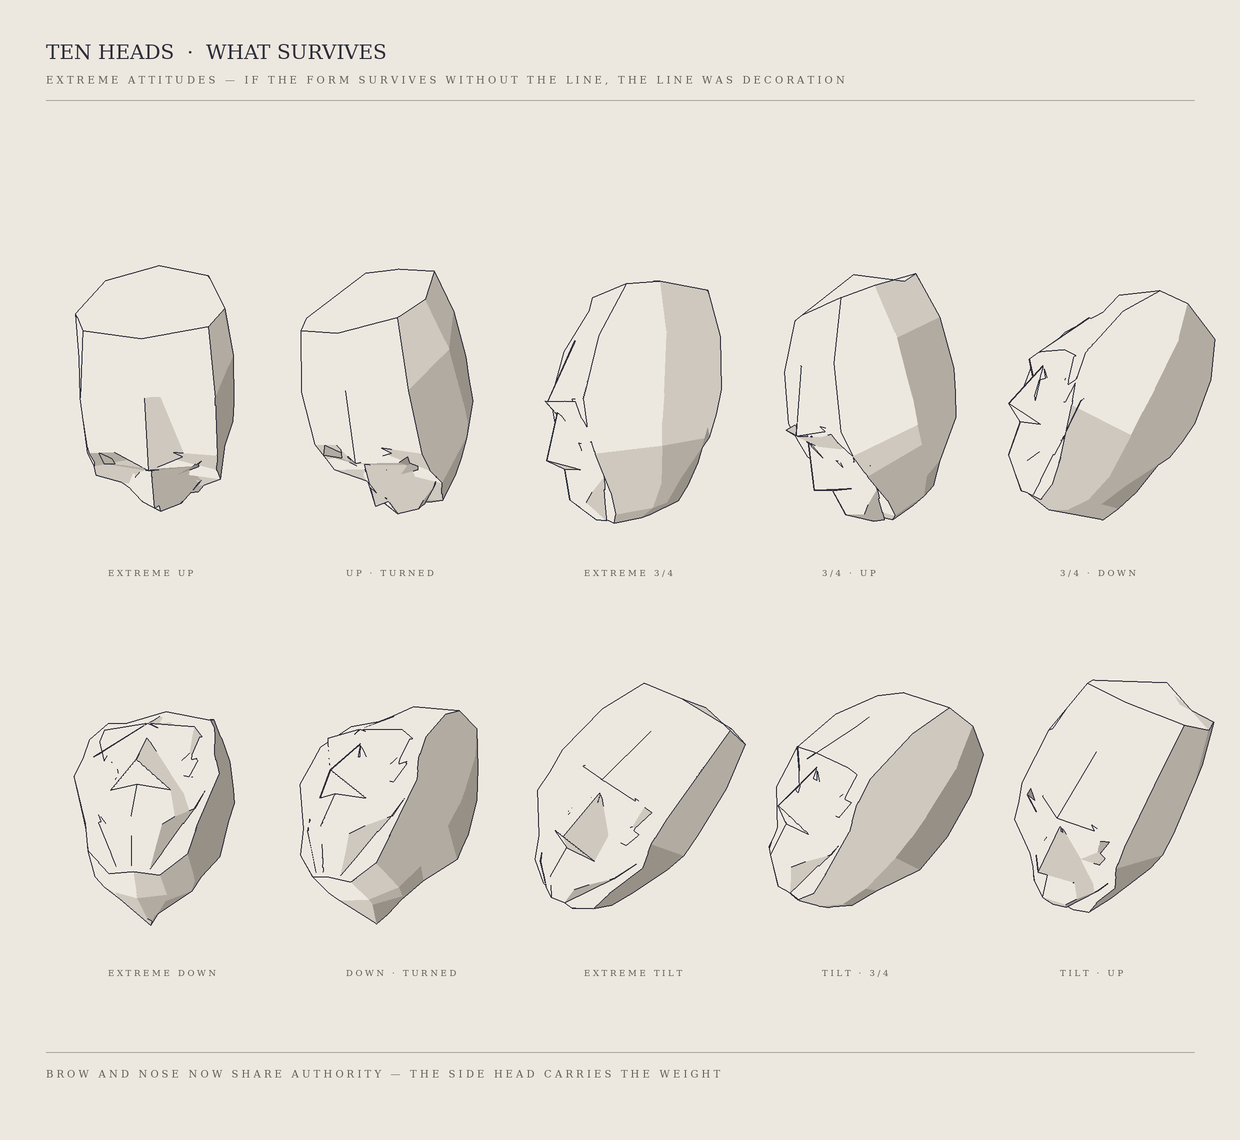

This figure's Python source:
"""
TEN HEADS · WHAT SURVIVES  (Sketch 101, 2026-05-30)
Professor: construction is working; now it's DESIGN JUDGMENT. Three redlines:
 1. The NOSE is winning every argument — reduce a nose crease or two, and STRENGTHEN the
    brow transition. Redistribute authority; don't add. The brow is an equal participant.
 2. The LOOKING-UP head was weakest — the perspective wasn't pushed: tip up and the underside
    should matter, jaw dominate, chin project, brow foreshorten. -> add real PERSPECTIVE.
 3. Assignment: TEN heads, extreme attitudes (up / down / tilt / 3-4), and remove ONE-THIRD
    more lines than feels comfortable. The question being trained: if I remove this line,
    does the form survive?  -> crease threshold pushed to 44deg; value carries the rest.

Same verified solid (ring backing + connected face-mask). Changes: brow dihedral strengthened,
nose pulled back + its flank creases thinned, a focal PERSPECTIVE projection with per-pixel
ray-plane depth (so extreme attitudes foreshorten honestly), and harder subtraction.
"""
import os, math
import numpy as np
from PIL import Image, ImageDraw, ImageFont

OUT="/sessions/nifty-keen-cerf/mnt/hessentials/illustration/loomis"
W,H,SS=1240,1140,2
PAPER=(237,232,223); INK=(44,44,58); FAINT=(171,168,161); LABEL=(96,94,90)
V_LIGHT=np.array(PAPER,float); V_HALF=np.array((206,200,190),float)
V_UNDER=np.array((177,171,161),float); V_DEEP=np.array((150,144,135),float)
CREASE=math.radians(44)        # remove a third more: a line only where planes truly turn
FOC=380.0                      # camera distance -> perspective (foreshortening on the extremes)

def Rx(a): c,s=math.cos(a),math.sin(a); return np.array([[1,0,0],[0,c,-s],[0,s,c]])
def Ry(a): c,s=math.cos(a),math.sin(a); return np.array([[c,0,s],[0,1,0],[-s,0,c]])
def Rz(a): c,s=math.cos(a),math.sin(a); return np.array([[c,-s,0],[s,c,0],[0,0,1]])
def rad(d): return math.radians(d)
def A(*p): return np.array(p,float)
def mir(p): return np.array((-p[0],p[1],p[2]),float)

APEX=(0,-130,-30)
RINGS=[
 (-108,42,28,0,-64,-94,52,66),(-60,58,60,2,-72,-110,58,75),(-6,74,78,10,-68,-114,60,78),
 (18,60,76,14,-60,-104,60,78),(40,64,72,12,-46,-94,64,72),(80,62,54,6,-22,-76,47,55),
 (104,54,48,10,-8,-60,40,44),(120,46,42,13,2,-46,20,22)]
BASE=(0,128,20)
def ring_verts(r):
    y,zf,zc,zs,zb,zbk,ax,wx=r
    return [A(0,y,zf),A(ax,y,zc),A(wx,y,zs),A(ax,y,zb),A(0,y,zbk),A(-ax,y,zb),A(-wx,y,zs),A(-ax,y,zc)]

# brow crest pushed FORWARD + under-brow dropped BACK/DOWN -> stronger brow authority.
# nose pulled BACK (tip 108->100) -> stops dominating every read.
V={
 'hair_c':(0,-64,64),'hair_o':(60,-52,32),
 'browC_c':(0,-5,95),'browC_r':(42,-5,89),'browC_o':(60,-2,60),     # crest forward
 'browU_c':(0,15,79),'browU_r':(38,15,75),'browU_o':(56,15,51),     # under dropped/back
 'skBot_r':(50,33,59),'skMedB_r':(22,35,71),
 'nRoot_c':(0,5,86),'nTip_c':(0,52,100),'nSide_r':(13,35,80),'nWing_r':(25,60,74),'nBase_c':(0,63,83),
 'zygo_r':(60,32,64),'cheekE_r':(67,30,22),'cheekL_r':(44,66,58),'mC_r':(30,82,66),
 'lipB_c':(0,94,80),'lipB_r':(22,93,70),
 'chT_c':(0,104,70),'chT_r':(18,104,60),'ch_c':(0,120,54),'ch_r':(13,118,48),
}
MASK=[
 ['hair_c','hair_o','browC_o','browC_c'],
 ['browC_c','browC_r','browU_r','browU_c'], ['browC_r','browC_o','browU_o','browU_r'],
 # socket: ONE recessed plane per side (+ medial tie to nose) — fewer ticks
 ['browU_c','browU_r','skMedB_r','nRoot_c'], ['browU_r','browU_o','skBot_r','skMedB_r'],
 # nose: front slab + one side + under, flanks softened into the cheek
 ['nRoot_c','nTip_c','nSide_r'], ['nSide_r','nTip_c','nWing_r'], ['nTip_c','nWing_r','nBase_c'],
 ['nRoot_c','nSide_r','skMedB_r'], ['nSide_r','nWing_r','skMedB_r'],
 # cheek + zygoma: the decisive corner, few big planes
 ['browU_o','cheekE_r','zygo_r'], ['browU_o','zygo_r','skBot_r'],
 ['skBot_r','zygo_r','cheekL_r'], ['skMedB_r','skBot_r','cheekL_r'],
 ['skMedB_r','cheekL_r','mC_r','nWing_r'], ['zygo_r','cheekE_r','cheekL_r'],
 ['nBase_c','nWing_r','mC_r','lipB_r'], ['nBase_c','lipB_r','lipB_c'],
 ['lipB_c','lipB_r','chT_r','chT_c'], ['chT_c','chT_r','ch_r','ch_c'],
 ['lipB_r','mC_r','cheekL_r','chT_r'], ['chT_r','cheekL_r','ch_r'],
]
def build_faces():
    F=[]
    Rg=[ring_verts(r) for r in RINGS]; ap=A(*APEX); bs=A(*BASE)
    # crown + base caps as 4 larger faces (not 8-fans) -> fewer radiating lines on top/underside
    for j in range(4): F.append(([ap,Rg[0][(2*j+2)%8],Rg[0][2*j+1],Rg[0][2*j]],True))
    for i in range(len(Rg)-1):
        t=Rg[i]; b=Rg[i+1]
        for j in range(8): F.append(([t[j],t[(j+1)%8],b[(j+1)%8],b[j]],True))
    for j in range(4): F.append(([bs,Rg[-1][2*j],Rg[-1][2*j+1],Rg[-1][(2*j+2)%8]],True))
    for keys in MASK:
        pts=[A(*V[k]) for k in keys]
        F.append((pts,False)); F.append(([mir(p) for p in reversed(pts)],False))
    return F
FACES=build_faces()
LIGHT=np.array([-0.68,-0.40,0.62]); LIGHT/=np.linalg.norm(LIGHT)

def newell(poly):
    n=np.zeros(3)
    for i in range(len(poly)):
        a=poly[i]; b=poly[(i+1)%len(poly)]
        n[0]+=(a[1]-b[1])*(a[2]+b[2]); n[1]+=(a[2]-b[2])*(a[0]+b[0]); n[2]+=(a[0]-b[0])*(a[1]+b[1])
    nn=np.linalg.norm(n); return n/nn if nn>1e-9 else n
def notan(s):
    if s>0.30: return V_LIGHT
    if s>0.00: return V_HALF
    if s>-0.30: return V_UNDER
    return V_DEEP

CANVAS=np.full((H*SS,W*SS,3),PAPER,float)
def raster_head(cx,cy,sc,yaw,pitch,roll=0):
    Rm=Rz(rad(roll))@Ry(rad(yaw))@Rx(rad(pitch)); f=FOC      # model units
    def proj(p): s=f/(f-p[2]); return (cx+p[0]*sc*s, cy+p[1]*sc*s)
    faces=[]; allx=[]; ally=[]
    for pts,cull in FACES:
        rp=[Rm@p for p in pts]; nrm=newell(rp)
        if cull and nrm[2]<=0.02: continue
        nf=nrm if nrm[2]>=0 else -nrm
        col=notan(float(np.dot(nf,LIGHT)))
        sxy=[proj(p) for p in rp]; sx=[q[0] for q in sxy]; sy=[q[1] for q in sxy]
        allx+=sx; ally+=sy; faces.append((rp,nf,col,sx,sy))
    if not faces: return
    pad=3
    x0=max(0,int(min(allx))-pad); y0=max(0,int(min(ally))-pad)
    x1=min(W*SS,int(max(allx))+pad); y1=min(H*SS,int(max(ally))+pad)
    tw,th=x1-x0,y1-y0
    if tw<=0 or th<=0: return
    zbuf=np.full((th,tw),-1e18); fid=np.full((th,tw),-1,int); lut=np.zeros((len(faces),3))
    lx=np.arange(tw)[None,:]+x0; ly=np.arange(th)[:,None]+y0
    # per-pixel ray-plane depth under perspective:  x=U(f-z), y=V(f-z)
    U=(lx-cx)/(sc*f); Vv=(ly-cy)/(sc*f)
    for k,(rp,nrm,col,sx,sy) in enumerate(faces):
        lut[k]=col
        m=Image.new('L',(tw,th),0)
        ImageDraw.Draw(m).polygon([(sx[i]-x0,sy[i]-y0) for i in range(len(sx))],fill=255)
        mask=np.asarray(m)>0
        if not mask.any(): continue
        a,b,c=nrm; d=float(np.dot(nrm,rp[0]))         # plane in model units
        G=a*U+b*Vv; den=(c-G)
        den=np.where(np.abs(den)<1e-6,1e-6,den)
        z=(d-G*f)/den                                  # camera z (SS units); larger=nearer
        upd=mask&(z>zbuf); zbuf[upd]=z[upd]; fid[upd]=k
    rgb=np.where(fid[...,None]>=0, lut[np.clip(fid,0,len(faces)-1)], np.array(PAPER,float))
    fn=np.array([f_[1] for f_ in faces]); fnrm=fn[np.clip(fid,0,len(faces)-1)]
    ct=math.cos(CREASE); ed=np.zeros((th,tw),bool)
    def mark(aF,bF,aN,bN,sl):
        diff=aF!=bF; bg=(aF<0)|(bF<0); dot=np.sum(aN*bN,axis=-1)
        cr=diff&(bg|(dot<ct)); ed[sl[0]]|=cr; ed[sl[1]]|=cr
    mark(fid[:, :-1],fid[:,1:],fnrm[:, :-1],fnrm[:,1:],(np.s_[:, :-1],np.s_[:,1:]))
    mark(fid[:-1,:],fid[1:,:],fnrm[:-1,:],fnrm[1:,:],(np.s_[:-1,:],np.s_[1:,:]))
    rgb[ed]=np.array(INK,float)
    paint=(fid>=0)|ed
    CANVAS[y0:y1,x0:x1][paint]=rgb[paint]

# ---- TEN heads: extreme attitudes ----
HEADS=[
 ('extreme up',        dict(yaw=-8, pitch=-44,roll=0)),
 ('up · turned',       dict(yaw=-30,pitch=-40,roll=0)),
 ('extreme 3/4',       dict(yaw=-64,pitch=-4, roll=0)),
 ('3/4 · up',          dict(yaw=-56,pitch=-24,roll=0)),
 ('3/4 · down',        dict(yaw=-56,pitch=26, roll=0)),
 ('extreme down',      dict(yaw=-10,pitch=44, roll=0)),
 ('down · turned',     dict(yaw=-30,pitch=40, roll=0)),
 ('extreme tilt',      dict(yaw=-20,pitch=-4, roll=34)),
 ('tilt · 3/4',        dict(yaw=-44,pitch=6,  roll=26)),
 ('tilt · up',         dict(yaw=-22,pitch=-26,roll=30)),
]
cols=[160,398,636,874,1112]; rows=[400,800]; SCALE=0.92
for i,(name,rot) in enumerate(HEADS):
    raster_head(cols[i%5]*SS,rows[i//5]*SS,SCALE*SS,**rot)

img=Image.fromarray(np.clip(CANVAS,0,255).astype(np.uint8)); D=ImageDraw.Draw(img)
def font(px):
    try: return ImageFont.truetype('/usr/share/fonts/truetype/dejavu/DejaVuSerif.ttf',int(px*SS))
    except: return ImageFont.load_default()
F_TTL=font(20); F_SM=font(8.5); F_CAP=font(10)
def caps(s): return ' '.join(s.upper())

D.text((46*SS,40*SS),'TEN HEADS  ·  WHAT SURVIVES',fill=INK,font=F_TTL)
D.text((46*SS,74*SS),caps('extreme attitudes — if the form survives without the line, the line was decoration'),
       fill=LABEL,font=F_CAP)
D.line([(46*SS,100*SS),(1194*SS,100*SS)],fill=FAINT,width=max(1,int(1*SS)))
for i,(name,rot) in enumerate(HEADS):
    cx=cols[i%5]; cy=rows[i//5]
    D.text((cx*SS-52*SS,(cy+168)*SS),caps(name),fill=LABEL,font=F_SM)
D.line([(46*SS,1052*SS),(1194*SS,1052*SS)],fill=FAINT,width=max(1,int(1*SS)))
D.text((46*SS,1068*SS),caps('brow and nose now share authority — the side head carries the weight'),
       fill=LABEL,font=F_CAP)

out=img.resize((W,H),Image.LANCZOS); os.makedirs(OUT,exist_ok=True)
out.save(f'{OUT}/head_ten.png'); print('done',out.size)
